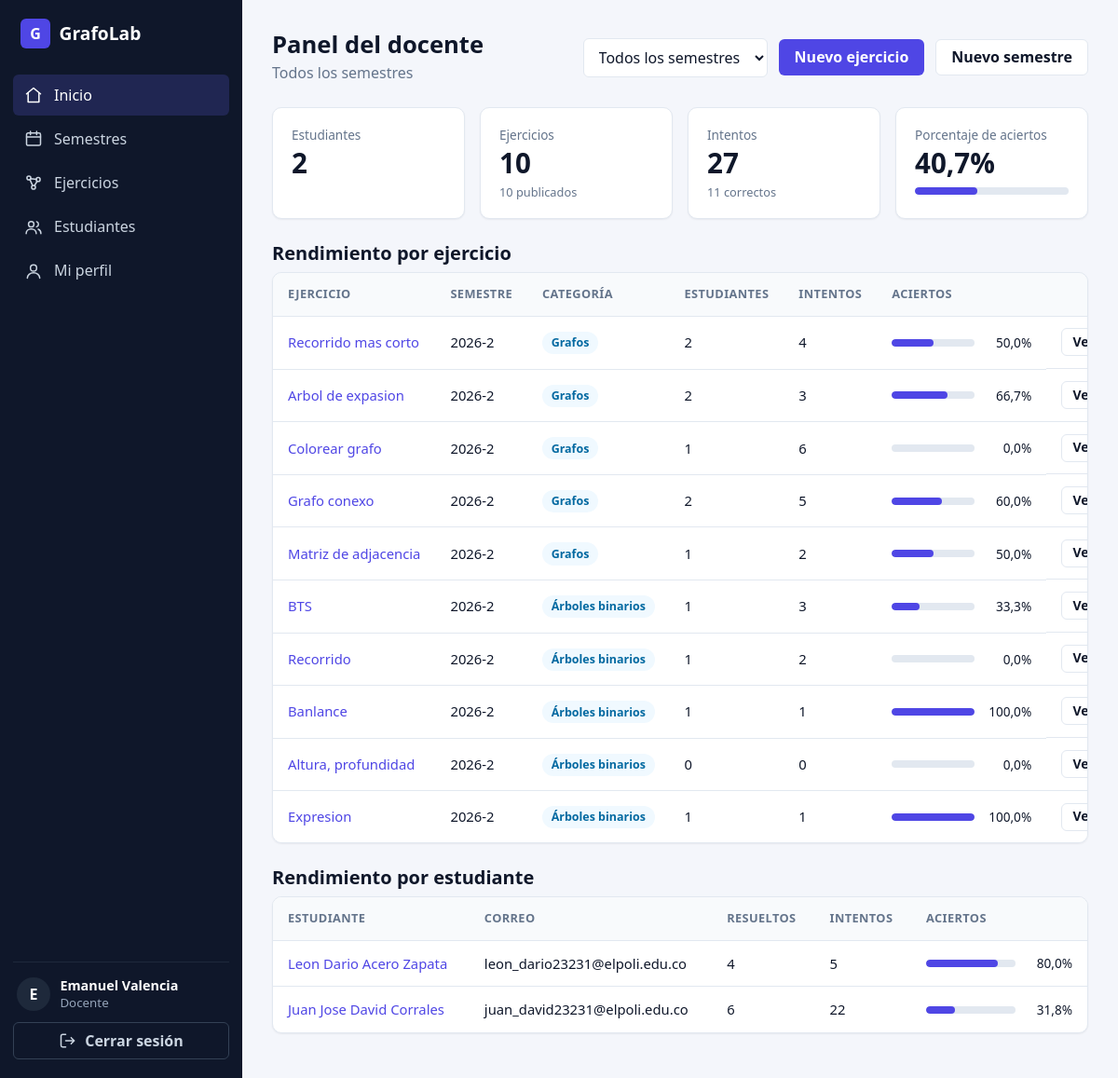
The page / (signed in) on the database its author committed.
### apps/users/models.py (models this page shows, shortened)
class User(AbstractUser):
    class Role(models.TextChoices):
        ADMIN = "admin", "Administrador (docente)"
        STUDENT = "student", "Estudiante"
    role = models.CharField(max_length=10, choices=Role.choices, default=Role.STUDENT, db_column='id_role')
    @property
    def is_teacher(self):
        return self.role == self.Role.ADMIN

### apps/modules/models.py (models this page shows, shortened)
class Exercise(models.Model):
    class Category(models.TextChoices):
        GRAPH = "graph", "Grafos"
        TREE = "tree", "Árboles binarios"
    class Kind(models.TextChoices):
        ADJACENCY_MATRIX = "adjacency_matrix", "Matriz de adyacencia y grados"
        DIJKSTRA = "dijkstra", "Dijkstra"
        MST = "mst", "Árbol de expansión mínima"
        CONNECTIVITY = "connectivity", "Conexidad y ciclos"
        COLORING = "coloring", "Coloreo de grafos"
        BST_BUILD = "bst_build", "Construcción de BST"
        TRAVERSAL = "traversal", "Recorridos"
        BALANCE = "balance", "Balanceo"
        TREE_METRICS = "tree_metrics", "Altura, profundidad y hojas"
        EXPRESSION_TREE = "expression_tree", "Árbol de expresión"
    semester = models.ForeignKey(Semester, on_delete=models.CASCADE, related_name="exercises")
    created_by = models.ForeignKey(settings.AUTH_USER_MODEL, on_delete=models.PROTECT)
    title = models.CharField(max_length=150)
    statement = models.TextField()                      # enunciado
    category = models.CharField(max_length=10, choices=Category.choices)
    kind = models.CharField(max_length=30, choices=Kind.choices)
    data = models.JSONField(default=dict)               # grafo/árbol inicial
    is_published = models.BooleanField(default=False)
    created_at = models.DateTimeField(auto_now_add=True)
    class Meta:
        ordering = ["-created_at"]

### apps/core/models.py (models this page shows, shortened)
class Semester(models.Model):
    name = models.CharField(max_length=20, unique=True)
    is_active = models.BooleanField(default=True)
    students = models.ManyToManyField(settings.AUTH_USER_MODEL, blank=True, related_name="semesters", limit_choices_to={"role": "student"})
    class Meta:
        ordering = ["-name"]

### apps/core/views.py (the view)
# urls.py: path("", views.DashboardView.as_view(), name="dashboard"),
class DashboardView(LoginRequiredMixin, TemplateView):
    def get_template_names(self):
        if self.request.user.is_teacher:
            return ["core/dashboard_admin.html"]
        return ["core/dashboard_student.html"]
    def get_context_data(self, **kwargs):
        context = super().get_context_data(**kwargs)
        user = self.request.user
        if user.is_teacher:
            semester = self.selected_semester()
            context.update(
                semesters=Semester.objects.all(),
                semester=semester,
                summary=teacher_summary(semester),
                exercise_stats=exercise_stats(semester),
                student_stats=student_stats(semester),
            )
        else:
            context["summary"] = student_summary(user)
        return context
    def selected_semester(self):
        pk = self.request.GET.get("semester", "")
        return Semester.objects.filter(pk=pk).first() if pk.isdigit() else None

### apps/core/metrics.py (called while the page is built)
def percentage(part, total):
    return round(part * 100 / total, 1) if total else 0.0

def teacher_summary(semester=None):
    attempts = Attempt.objects.all()
    exercises = Exercise.objects.all()
    students = User.objects.filter(role=User.Role.STUDENT)
    if semester:
        attempts = attempts.filter(exercise__semester=semester)
        exercises = exercises.filter(semester=semester)
        students = students.filter(semesters=semester)
    total = attempts.count()
    correct = attempts.filter(is_correct=True).count()
    return {
        "students": students.count(),
        "exercises": exercises.count(),
        "published": exercises.filter(is_published=True).count(),
        "attempts": total,
        "correct": correct,
        "accuracy": percentage(correct, total),
    }

def exercise_stats(semester=None):
    exercises = Exercise.objects.select_related("semester")
    if semester:
        exercises = exercises.filter(semester=semester)
    exercises = exercises.annotate(
        attempts_count=Count("attempts"),
        correct_count=Count("attempts", filter=Q(attempts__is_correct=True)),
        students_count=Count("attempts__student", distinct=True),
    )
    rows = list(exercises)
    for row in rows:
        row.accuracy = percentage(row.correct_count, row.attempts_count)
    return rows

def student_stats(semester=None):
    students = User.objects.filter(role=User.Role.STUDENT)
    scope = Q()
    if semester:
        students = students.filter(semesters=semester)
        scope = Q(attempts__exercise__semester=semester)
    students = students.annotate(
        attempts_count=Count("attempts", filter=scope),
        correct_count=Count("attempts", filter=scope & Q(attempts__is_correct=True)),
        solved_count=Count("attempts__exercise",
                           filter=scope & Q(attempts__is_correct=True), distinct=True),
    ).order_by("last_name", "first_name", "username")
    rows = list(students)
    for row in rows:
        row.accuracy = percentage(row.correct_count, row.attempts_count)
    return rows

### apps/core/templates/core/dashboard_admin.html (shortened to what this page needs)
{% extends 'base.html' %}
{% load l10n %}
{% block content %}
<div class="page-header">
  <div>
    <h1 class="page-title">Panel del docente</h1>
    <p class="page-subtitle">
      {% if semester %}Semestre {{ semester.name }}{% else %}Todos los semestres{% endif %}
    </p>
  </div>
  <div class="header-actions">
    <form method="get" class="filters">
      <select id="semester-filter" name="semester" data-autosubmit>
        <option value="">Todos los semestres</option>
      </select>
    </form>
    <a href="{% url 'modules:manage_create' %}" class="btn btn-primary">Nuevo ejercicio</a>
    <a href="{% url 'core:semester_create' %}" class="btn btn-secondary">Nuevo semestre</a>
  </div>
</div>
<div class="stats-grid">
  <div class="stat-card">
    <span class="stat-label">Estudiantes</span>
    <span class="stat-value">{{ summary.students }}</span>
  </div>
  <div class="stat-card">
    <span class="stat-label">Ejercicios</span>
    <span class="stat-value">{{ summary.exercises }}</span>
    <span class="stat-hint">{{ summary.published }} publicados</span>
  </div>
  <div class="stat-card">
    <span class="stat-label">Intentos</span>
    <span class="stat-value">{{ summary.attempts }}</span>
    <span class="stat-hint">{{ summary.correct }} correctos</span>
  </div>
  <div class="stat-card">
    <span class="stat-label">Porcentaje de aciertos</span>
    <span class="stat-value">{{ summary.accuracy }}%</span>
    <div class="progress" style="margin-top: 0.5rem;">
  <div class="progress-bar" data-width="{{ summary.accuracy|unlocalize }}"></div>
</div>
  </div>
</div>
<h2>Rendimiento por ejercicio</h2>
<div class="table-wrap" style="margin-bottom: 1.5rem;">
  <table class="table">
    <thead>
      <tr>
        <th>Ejercicio</th>
        <th>Semestre</th>
        <th>Categoría</th>
        <th>Estudiantes</th>
        <th>Intentos</th>
        <th>Aciertos</th>
        <th></th>
      </tr>
    </thead>
    <tbody>
      {% for row in exercise_stats %}
        <tr>
          <td>
            <a href="{% url 'modules:manage_detail' row.pk %}">{{ row.title }}</a>
          </td>
          <td>{{ row.semester.name }}</td>
          <td><span class="badge badge-info">{{ row.get_category_display }}</span></td>
          <td>{{ row.students_count }}</td>
          <td>{{ row.attempts_count }}</td>
          <td>
            <div class="cell-progress">
              <div class="progress">
                <div class="progress-bar" data-width="{{ row.accuracy|unlocalize }}"></div>
              </div>
              <span>{{ row.accuracy }}%</span>
            </div>
          </td>
          <td class="actions">
            <a href="{% url 'modules:manage_attempts' row.pk %}" class="btn btn-secondary btn-sm">Ver intentos</a>
          </td>
        </tr>
      {% empty %}
        <tr>
          <td colspan="7" class="empty-state">Aún no hay ejercicios en esta selección.</td>
        </tr>
      {% endfor %}
    </tbody>
  </table>
</div>
<h2>Rendimiento por estudiante</h2>
<div class="table-wrap">
  <table class="table">
    <thead>
      <tr>
        <th>Estudiante</th>
        <th>Correo</th>
        <th>Resueltos</th>
        <th>Intentos</th>
        <th>Aciertos</th>
      </tr>
    </thead>
    <tbody>
      {% for row in student_stats %}
        <tr>
          <td>
            <a href="{% url 'users:student_detail' row.pk %}">
              {{ row.get_full_name|default:row.username }}
            </a>
          </td>
          <td>{{ row.email|default:"—" }}</td>
          <td>{{ row.solved_count }}</td>
          <td>{{ row.attempts_count }}</td>
          <td>
            <div class="cell-progress">
              <div class="progress">
                <div class="progress-bar" data-width="{{ row.accuracy|unlocalize }}"></div>
              </div>
              <span>{{ row.accuracy }}%</span>
            </div>
          </td>
        </tr>
      {% empty %}
        <tr>
          <td colspan="5" class="empty-state">Aún no hay estudiantes en esta selección.</td>
        </tr>
      {% endfor %}
    </tbody>
  </table>
</div>
{% endblock %}

### templates/partials/sidebar.html (shortened to what this page needs)
{% with ns=request.resolver_match.namespace|default:'' name=request.resolver_match.url_name|default:'' %}
<aside class="sidebar" id="sidebar" aria-label="Navegación principal">
  <a class="sidebar-brand" href="{% url 'core:dashboard' %}">
    <span class="brand-mark">G</span>
    <span>GrafoLab</span>
  </a>
  <nav class="sidebar-nav">
    <a href="{% url 'core:dashboard' %}"
       class="nav-link{% if ns == 'core' and name == 'dashboard' %} active{% endif %}">
      <svg class="icon" viewBox="0 0 24 24" aria-hidden="true"><path d="M3 10.5 12 3l9 7.5"/><path d="M5 9.5V21h14V9.5"/></svg>
      Inicio
    </a>
    {% if user.is_teacher %}
      <a href="{% url 'core:semester_list' %}"
         class="nav-link{% if ns == 'core' and 'semester' in name %} active{% endif %}">
        <svg class="icon" viewBox="0 0 24 24" aria-hidden="true"><rect x="3" y="4.5" width="18" height="16" rx="2"/><path d="M3 9.5h18M8 2.5v4M16 2.5v4"/></svg>
        Semestres
      </a>
      <a href="{% url 'modules:manage_list' %}"
         class="nav-link{% if ns == 'modules' and 'manage' in name %} active{% endif %}">
        <svg class="icon" viewBox="0 0 24 24" aria-hidden="true"><circle cx="6" cy="6" r="2.5"/><circle cx="18" cy="8" r="2.5"/><circle cx="12" cy="18" r="2.5"/><path d="M8.2 7l7.6.7M7.4 8.2l3.4 7.6M16.7 10.2l-3.6 5.9"/></svg>
        Ejercicios
      </a>
      <a href="{% url 'users:student_list' %}"
         class="nav-link{% if ns == 'users' and 'student' in name %} active{% endif %}">
        <svg class="icon" viewBox="0 0 24 24" aria-hidden="true"><circle cx="9" cy="8" r="3.5"/><path d="M2.5 20c0-3.6 2.9-6 6.5-6s6.5 2.4 6.5 6"/><path d="M16 4.7a3.5 3.5 0 0 1 0 6.6M18 14.3c2.2.7 3.5 2.6 3.5 5.7"/></svg>
        Estudiantes
      </a>
    {% endif %}
    <a href="{% url 'users:profile' %}"
       class="nav-link{% if ns == 'users' and 'profile' in name %} active{% endif %}">
      <svg class="icon" viewBox="0 0 24 24" aria-hidden="true"><circle cx="12" cy="8" r="4"/><path d="M4 21c0-4 3.6-7 8-7s8 3 8 7"/></svg>
      Mi perfil
    </a>
  </nav>
  <div class="sidebar-footer">
    <div class="user-box">
      <span class="avatar">{{ user.username|first|upper }}</span>
      <div class="user-info">
        <strong>{{ user.get_full_name|default:user.username }}</strong>
        <small>{% if user.is_teacher %}Docente{% else %}Estudiante{% endif %}</small>
      </div>
    </div>
    <form method="post" action="{% url 'users:signout' %}">
      <button type="submit" class="btn btn-ghost btn-block">
        <svg class="icon" viewBox="0 0 24 24" aria-hidden="true"><path d="M9 4H5a2 2 0 0 0-2 2v12a2 2 0 0 0 2 2h4M16 8l4 4-4 4M20 12H9"/></svg>
        Cerrar sesión
      </button>
    </form>
  </div>
</aside>
{% endwith %}

### rows shown on the page
User: username|first "E", get_full_name "Emanuel Valencia"
Exercise: title "Recorrido mas corto", semester.name "2026-2", category "Grafos", students_count "2", attempts_count "4", accuracy "50,0"
Exercise: title "Arbol de expasion", semester.name "2026-2", category "Grafos", students_count "2", attempts_count "3", accuracy "66,7"
Exercise: title "Colorear grafo", semester.name "2026-2", category "Grafos", students_count "1", attempts_count "6", accuracy "0,0"
Exercise: title "Grafo conexo", semester.name "2026-2", category "Grafos", students_count "2", attempts_count "5", accuracy "60,0"
Exercise: title "Matriz de adjacencia", semester.name "2026-2", category "Grafos", students_count "1", attempts_count "2", accuracy "50,0"
Exercise: title "BTS", semester.name "2026-2", category "Árboles binarios", students_count "1", attempts_count "3", accuracy "33,3"
Exercise: title "Recorrido", semester.name "2026-2", category "Árboles binarios", students_count "1", attempts_count "2", accuracy "0,0"
Exercise: title "Banlance", semester.name "2026-2", category "Árboles binarios", students_count "1", attempts_count "1", accuracy "100,0"
Exercise: title "Altura, profundidad", semester.name "2026-2", category "Árboles binarios", students_count "0", attempts_count "0", accuracy "0,0"
Exercise: title "Expresion", semester.name "2026-2", category "Árboles binarios", students_count "1", attempts_count "1", accuracy "100,0"
User: get_full_name "Leon Dario Acero Zapata", email "leon_dario23231@elpoli.edu.co", solved_count "4", attempts_count "5", accuracy "80,0"
User: get_full_name "Juan Jose David Corrales", email "juan_david23231@elpoli.edu.co", solved_count "6", attempts_count "22", accuracy "31,8"

### other values the page prints
{{ summary.students }} "2"
{{ summary.exercises }} "10"
{{ summary.published }} "10"
{{ summary.attempts }} "27"
{{ summary.correct }} "11"
{{ summary.accuracy }} "40,7"
